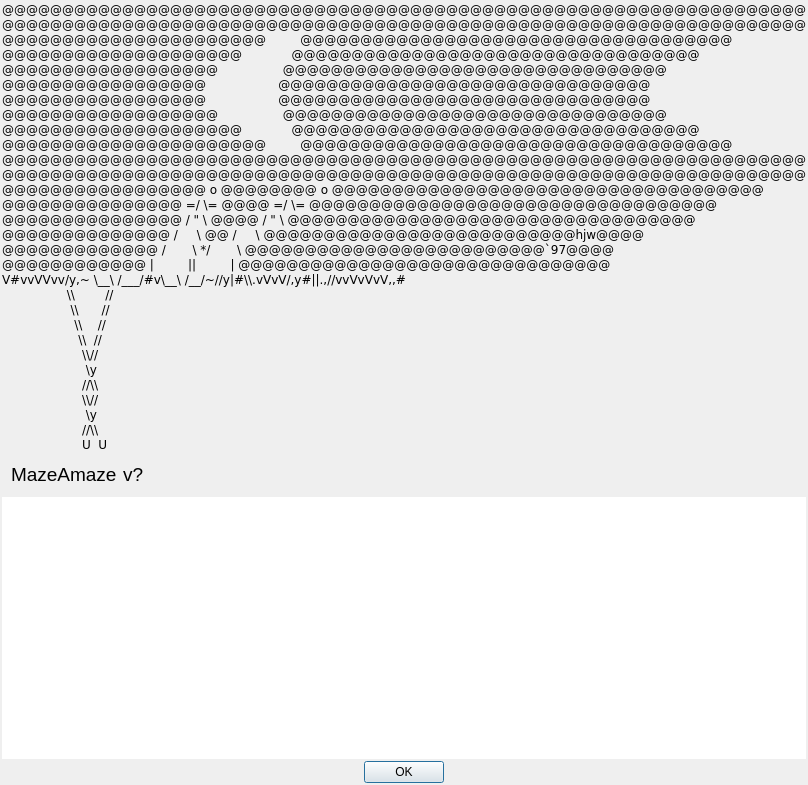
<?xml version="1.0" encoding="UTF-8"?>
<ui version="4.0">
 <class>AboutDialog</class>
 <widget class="QDialog" name="AboutDialog">
  <property name="geometry">
   <rect>
    <x>0</x>
    <y>0</y>
    <width>568</width>
    <height>785</height>
   </rect>
  </property>
  <property name="windowTitle">
   <string>Dialog</string>
  </property>
  <layout class="QVBoxLayout" name="verticalLayout">
   <property name="spacing">
    <number>2</number>
   </property>
   <property name="leftMargin">
    <number>2</number>
   </property>
   <property name="topMargin">
    <number>2</number>
   </property>
   <property name="rightMargin">
    <number>2</number>
   </property>
   <property name="bottomMargin">
    <number>2</number>
   </property>
   <item>
    <widget class="QWidget" name="widget_2" native="true">
     <property name="sizePolicy">
      <sizepolicy hsizetype="Preferred" vsizetype="MinimumExpanding">
       <horstretch>0</horstretch>
       <verstretch>0</verstretch>
      </sizepolicy>
     </property>
     <layout class="QHBoxLayout" name="horizontalLayout_2">
      <property name="spacing">
       <number>0</number>
      </property>
      <property name="leftMargin">
       <number>0</number>
      </property>
      <property name="topMargin">
       <number>0</number>
      </property>
      <property name="rightMargin">
       <number>0</number>
      </property>
      <property name="bottomMargin">
       <number>0</number>
      </property>
      <item>
       <spacer name="horizontalSpacer">
        <property name="orientation">
         <enum>Qt::Horizontal</enum>
        </property>
        <property name="sizeHint" stdset="0">
         <size>
          <width>13</width>
          <height>20</height>
         </size>
        </property>
       </spacer>
      </item>
      <item>
       <widget class="QLabel" name="asciiArtLabel">
        <property name="sizePolicy">
         <sizepolicy hsizetype="Preferred" vsizetype="Preferred">
          <horstretch>0</horstretch>
          <verstretch>0</verstretch>
         </sizepolicy>
        </property>
        <property name="text">
         <string>&lt;html&gt;&lt;head/&gt;&lt;body&gt;&lt;pre style=&quot; margin-top:12px; margin-bottom:0px; margin-left:0px; margin-right:0px; -qt-block-indent:0; text-indent:0px;&quot;&gt;&lt;span style=&quot; font-family:'Hack';&quot;&gt;@@@@@@@@@@@@@@@@@@@@@@@@@@@@@@@@@@@@@@@@@@@@@@@@@@@@@@@@@@@@@@@@@@@&lt;/span&gt;&lt;/pre&gt;&lt;pre style=&quot; margin-top:0px; margin-bottom:0px; margin-left:0px; margin-right:0px; -qt-block-indent:0; text-indent:0px;&quot;&gt;&lt;span style=&quot; font-family:'Hack';&quot;&gt;@@@@@@@@@@@@@@@@@@@@@@@@@@@@@@@@@@@@@@@@@@@@@@@@@@@@@@@@@@@@@@@@@@@&lt;/span&gt;&lt;/pre&gt;&lt;pre style=&quot; margin-top:0px; margin-bottom:0px; margin-left:0px; margin-right:0px; -qt-block-indent:0; text-indent:0px;&quot;&gt;&lt;span style=&quot; font-family:'Hack';&quot;&gt;@@@@@@@@@@@@@@@@@@@@@@         @@@@@@@@@@@@@@@@@@@@@@@@@@@@@@@@@@@@&lt;/span&gt;&lt;/pre&gt;&lt;pre style=&quot; margin-top:0px; margin-bottom:0px; margin-left:0px; margin-right:0px; -qt-block-indent:0; text-indent:0px;&quot;&gt;&lt;span style=&quot; font-family:'Hack';&quot;&gt;@@@@@@@@@@@@@@@@@@@@             @@@@@@@@@@@@@@@@@@@@@@@@@@@@@@@@@@&lt;/span&gt;&lt;/pre&gt;&lt;pre style=&quot; margin-top:0px; margin-bottom:0px; margin-left:0px; margin-right:0px; -qt-block-indent:0; text-indent:0px;&quot;&gt;&lt;span style=&quot; font-family:'Hack';&quot;&gt;@@@@@@@@@@@@@@@@@@                 @@@@@@@@@@@@@@@@@@@@@@@@@@@@@@@@&lt;/span&gt;&lt;/pre&gt;&lt;pre style=&quot; margin-top:0px; margin-bottom:0px; margin-left:0px; margin-right:0px; -qt-block-indent:0; text-indent:0px;&quot;&gt;&lt;span style=&quot; font-family:'Hack';&quot;&gt;@@@@@@@@@@@@@@@@@                   @@@@@@@@@@@@@@@@@@@@@@@@@@@@@@@&lt;/span&gt;&lt;/pre&gt;&lt;pre style=&quot; margin-top:0px; margin-bottom:0px; margin-left:0px; margin-right:0px; -qt-block-indent:0; text-indent:0px;&quot;&gt;&lt;span style=&quot; font-family:'Hack';&quot;&gt;@@@@@@@@@@@@@@@@@                   @@@@@@@@@@@@@@@@@@@@@@@@@@@@@@@&lt;/span&gt;&lt;/pre&gt;&lt;pre style=&quot; margin-top:0px; margin-bottom:0px; margin-left:0px; margin-right:0px; -qt-block-indent:0; text-indent:0px;&quot;&gt;&lt;span style=&quot; font-family:'Hack';&quot;&gt;@@@@@@@@@@@@@@@@@@                 @@@@@@@@@@@@@@@@@@@@@@@@@@@@@@@@&lt;/span&gt;&lt;/pre&gt;&lt;pre style=&quot; margin-top:0px; margin-bottom:0px; margin-left:0px; margin-right:0px; -qt-block-indent:0; text-indent:0px;&quot;&gt;&lt;span style=&quot; font-family:'Hack';&quot;&gt;@@@@@@@@@@@@@@@@@@@@             @@@@@@@@@@@@@@@@@@@@@@@@@@@@@@@@@@&lt;/span&gt;&lt;/pre&gt;&lt;pre style=&quot; margin-top:0px; margin-bottom:0px; margin-left:0px; margin-right:0px; -qt-block-indent:0; text-indent:0px;&quot;&gt;&lt;span style=&quot; font-family:'Hack';&quot;&gt;@@@@@@@@@@@@@@@@@@@@@@         @@@@@@@@@@@@@@@@@@@@@@@@@@@@@@@@@@@@&lt;/span&gt;&lt;/pre&gt;&lt;pre style=&quot; margin-top:0px; margin-bottom:0px; margin-left:0px; margin-right:0px; -qt-block-indent:0; text-indent:0px;&quot;&gt;&lt;span style=&quot; font-family:'Hack';&quot;&gt;@@@@@@@@@@@@@@@@@@@@@@@@@@@@@@@@@@@@@@@@@@@@@@@@@@@@@@@@@@@@@@@@@@@&lt;/span&gt;&lt;/pre&gt;&lt;pre style=&quot; margin-top:0px; margin-bottom:0px; margin-left:0px; margin-right:0px; -qt-block-indent:0; text-indent:0px;&quot;&gt;&lt;span style=&quot; font-family:'Hack';&quot;&gt;@@@@@@@@@@@@@@@@@@@@@@@@@@@@@@@@@@@@@@@@@@@@@@@@@@@@@@@@@@@@@@@@@@@&lt;/span&gt;&lt;/pre&gt;&lt;pre style=&quot; margin-top:0px; margin-bottom:0px; margin-left:0px; margin-right:0px; -qt-block-indent:0; text-indent:0px;&quot;&gt;&lt;span style=&quot; font-family:'Hack';&quot;&gt;@@@@@@@@@@@@@@@@@ o @@@@@@@@ o @@@@@@@@@@@@@@@@@@@@@@@@@@@@@@@@@@@@&lt;/span&gt;&lt;/pre&gt;&lt;pre style=&quot; margin-top:0px; margin-bottom:0px; margin-left:0px; margin-right:0px; -qt-block-indent:0; text-indent:0px;&quot;&gt;&lt;span style=&quot; font-family:'Hack';&quot;&gt;@@@@@@@@@@@@@@@ =/ \= @@@@ =/ \= @@@@@@@@@@@@@@@@@@@@@@@@@@@@@@@@@@&lt;/span&gt;&lt;/pre&gt;&lt;pre style=&quot; margin-top:0px; margin-bottom:0px; margin-left:0px; margin-right:0px; -qt-block-indent:0; text-indent:0px;&quot;&gt;&lt;span style=&quot; font-family:'Hack';&quot;&gt;@@@@@@@@@@@@@@@ / &amp;quot; \ @@@@ / &amp;quot; \ @@@@@@@@@@@@@@@@@@@@@@@@@@@@@@@@@@&lt;/span&gt;&lt;/pre&gt;&lt;pre style=&quot; margin-top:0px; margin-bottom:0px; margin-left:0px; margin-right:0px; -qt-block-indent:0; text-indent:0px;&quot;&gt;&lt;span style=&quot; font-family:'Hack';&quot;&gt;@@@@@@@@@@@@@@ /     \ @@ /     \ @@@@@@@@@@@@@@@@@@@@@@@@@@hjw@@@@&lt;/span&gt;&lt;/pre&gt;&lt;pre style=&quot; margin-top:0px; margin-bottom:0px; margin-left:0px; margin-right:0px; -qt-block-indent:0; text-indent:0px;&quot;&gt;&lt;span style=&quot; font-family:'Hack';&quot;&gt;@@@@@@@@@@@@@ /       \ */       \ @@@@@@@@@@@@@@@@@@@@@@@@@`97@@@@&lt;/span&gt;&lt;/pre&gt;&lt;pre style=&quot; margin-top:0px; margin-bottom:0px; margin-left:0px; margin-right:0px; -qt-block-indent:0; text-indent:0px;&quot;&gt;&lt;span style=&quot; font-family:'Hack';&quot;&gt;@@@@@@@@@@@@ |         ||         | @@@@@@@@@@@@@@@@@@@@@@@@@@@@@@@&lt;/span&gt;&lt;/pre&gt;&lt;pre style=&quot; margin-top:0px; margin-bottom:0px; margin-left:0px; margin-right:0px; -qt-block-indent:0; text-indent:0px;&quot;&gt;&lt;span style=&quot; font-family:'Hack';&quot;&gt;V#vvVVvv/y,~ \__\ /___/#v\__\ /__/~//y|#\\.vVvV/,y#||.,//vvVvVvV,,#&lt;/span&gt;&lt;/pre&gt;&lt;pre style=&quot; margin-top:0px; margin-bottom:0px; margin-left:0px; margin-right:0px; -qt-block-indent:0; text-indent:0px;&quot;&gt;&lt;span style=&quot; font-family:'Hack';&quot;&gt;                 \\        //&lt;/span&gt;&lt;/pre&gt;&lt;pre style=&quot; margin-top:0px; margin-bottom:0px; margin-left:0px; margin-right:0px; -qt-block-indent:0; text-indent:0px;&quot;&gt;&lt;span style=&quot; font-family:'Hack';&quot;&gt;                  \\      //&lt;/span&gt;&lt;/pre&gt;&lt;pre style=&quot; margin-top:0px; margin-bottom:0px; margin-left:0px; margin-right:0px; -qt-block-indent:0; text-indent:0px;&quot;&gt;&lt;span style=&quot; font-family:'Hack';&quot;&gt;                   \\    //&lt;/span&gt;&lt;/pre&gt;&lt;pre style=&quot; margin-top:0px; margin-bottom:0px; margin-left:0px; margin-right:0px; -qt-block-indent:0; text-indent:0px;&quot;&gt;&lt;span style=&quot; font-family:'Hack';&quot;&gt;                    \\  //&lt;/span&gt;&lt;/pre&gt;&lt;pre style=&quot; margin-top:0px; margin-bottom:0px; margin-left:0px; margin-right:0px; -qt-block-indent:0; text-indent:0px;&quot;&gt;&lt;span style=&quot; font-family:'Hack';&quot;&gt;                     \\//&lt;/span&gt;&lt;/pre&gt;&lt;pre style=&quot; margin-top:0px; margin-bottom:0px; margin-left:0px; margin-right:0px; -qt-block-indent:0; text-indent:0px;&quot;&gt;&lt;span style=&quot; font-family:'Hack';&quot;&gt;                      \y&lt;/span&gt;&lt;/pre&gt;&lt;pre style=&quot; margin-top:0px; margin-bottom:0px; margin-left:0px; margin-right:0px; -qt-block-indent:0; text-indent:0px;&quot;&gt;&lt;span style=&quot; font-family:'Hack';&quot;&gt;                     //\\&lt;/span&gt;&lt;/pre&gt;&lt;pre style=&quot; margin-top:0px; margin-bottom:0px; margin-left:0px; margin-right:0px; -qt-block-indent:0; text-indent:0px;&quot;&gt;&lt;span style=&quot; font-family:'Hack';&quot;&gt;                     \\//&lt;/span&gt;&lt;/pre&gt;&lt;pre style=&quot; margin-top:0px; margin-bottom:0px; margin-left:0px; margin-right:0px; -qt-block-indent:0; text-indent:0px;&quot;&gt;&lt;span style=&quot; font-family:'Hack';&quot;&gt;                      \y&lt;/span&gt;&lt;/pre&gt;&lt;pre style=&quot; margin-top:0px; margin-bottom:0px; margin-left:0px; margin-right:0px; -qt-block-indent:0; text-indent:0px;&quot;&gt;&lt;span style=&quot; font-family:'Hack';&quot;&gt;                     //\\&lt;/span&gt;&lt;/pre&gt;&lt;pre style=&quot; margin-top:0px; margin-bottom:12px; margin-left:0px; margin-right:0px; -qt-block-indent:0; text-indent:0px;&quot;&gt;&lt;span style=&quot; font-family:'Hack';&quot;&gt;                     U  U&lt;/span&gt;&lt;/pre&gt;&lt;/body&gt;&lt;/html&gt;</string>
        </property>
       </widget>
      </item>
      <item>
       <spacer name="horizontalSpacer_2">
        <property name="orientation">
         <enum>Qt::Horizontal</enum>
        </property>
        <property name="sizeHint" stdset="0">
         <size>
          <width>13</width>
          <height>20</height>
         </size>
        </property>
       </spacer>
      </item>
     </layout>
    </widget>
   </item>
   <item>
    <widget class="QWidget" name="widget" native="true">
     <layout class="QHBoxLayout" name="horizontalLayout">
      <item>
       <widget class="QLabel" name="label">
        <property name="font">
         <font>
          <pointsize>14</pointsize>
         </font>
        </property>
        <property name="text">
         <string>MazeAmaze</string>
        </property>
       </widget>
      </item>
      <item>
       <widget class="QLabel" name="versionLabel">
        <property name="font">
         <font>
          <pointsize>14</pointsize>
         </font>
        </property>
        <property name="text">
         <string>v?</string>
        </property>
       </widget>
      </item>
      <item>
       <spacer name="horizontalSpacer_3">
        <property name="orientation">
         <enum>Qt::Horizontal</enum>
        </property>
        <property name="sizeHint" stdset="0">
         <size>
          <width>40</width>
          <height>20</height>
         </size>
        </property>
       </spacer>
      </item>
     </layout>
    </widget>
   </item>
   <item>
    <widget class="QTextBrowser" name="licenseTextBrowser">
     <property name="sizePolicy">
      <sizepolicy hsizetype="Expanding" vsizetype="Expanding">
       <horstretch>0</horstretch>
       <verstretch>0</verstretch>
      </sizepolicy>
     </property>
     <property name="frameShape">
      <enum>QFrame::NoFrame</enum>
     </property>
    </widget>
   </item>
   <item>
    <widget class="QDialogButtonBox" name="buttonBox">
     <property name="orientation">
      <enum>Qt::Horizontal</enum>
     </property>
     <property name="standardButtons">
      <set>QDialogButtonBox::Ok</set>
     </property>
     <property name="centerButtons">
      <bool>true</bool>
     </property>
    </widget>
   </item>
  </layout>
 </widget>
 <resources/>
 <connections>
  <connection>
   <sender>buttonBox</sender>
   <signal>accepted()</signal>
   <receiver>AboutDialog</receiver>
   <slot>accept()</slot>
   <hints>
    <hint type="sourcelabel">
     <x>248</x>
     <y>254</y>
    </hint>
    <hint type="destinationlabel">
     <x>157</x>
     <y>274</y>
    </hint>
   </hints>
  </connection>
  <connection>
   <sender>buttonBox</sender>
   <signal>rejected()</signal>
   <receiver>AboutDialog</receiver>
   <slot>reject()</slot>
   <hints>
    <hint type="sourcelabel">
     <x>316</x>
     <y>260</y>
    </hint>
    <hint type="destinationlabel">
     <x>286</x>
     <y>274</y>
    </hint>
   </hints>
  </connection>
 </connections>
</ui>
